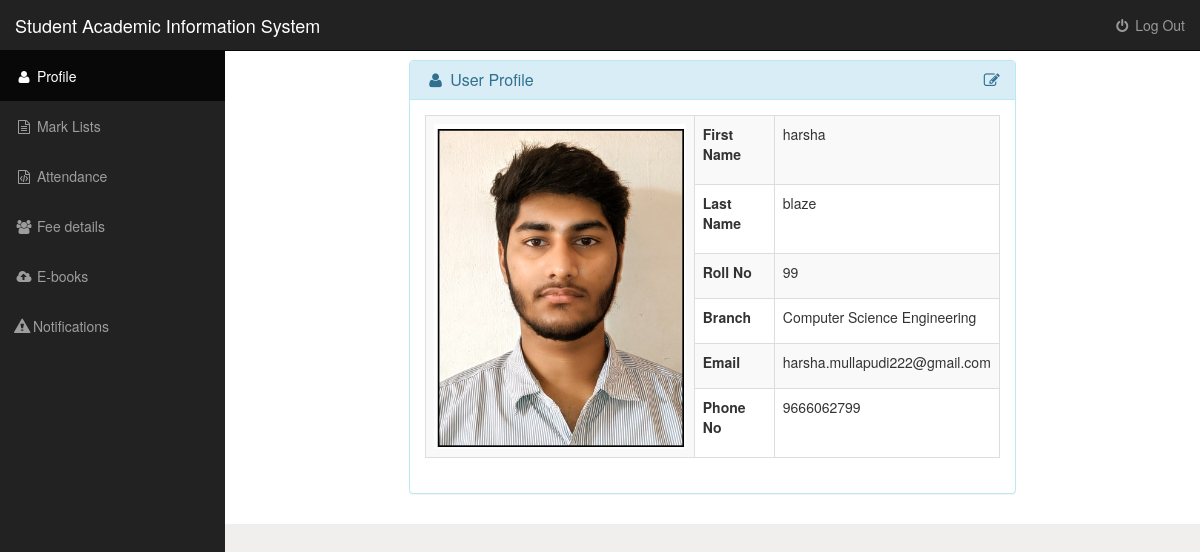
Screenshot of /dashboard.php (signed in) with the database file from the repository.
### tables this page shows
CREATE TABLE `students` (
  `roll_no` varchar(10) NOT NULL,
  `first_name` varchar(200) NOT NULL,
  `last_name` varchar(200) NOT NULL,
  `dob` date DEFAULT NULL,
  `address` varchar(500) NOT NULL,
  `phone_no` varchar(20) NOT NULL,
  `email` varchar(30) NOT NULL,
  `branch_id` int(11) NOT NULL,
  `y_o_joining` int(11) NOT NULL,
  `last_login` datetime DEFAULT NULL,
  `profile_pic` varchar(1000) DEFAULT NULL
);

CREATE TABLE `branches` (
  `branch_id` int(11) NOT NULL,
  `branch_name` varchar(200) NOT NULL
);

### db.php (called while the page is built, shortened)
<?php
	function db_link($link = NULL){
		static $db_link;
		if($link) $db_link = $link;
		return $db_link;
	}
	function db_fetch_assoc($res){
		switch(DATABASE){
			case 'mysqli':
				return mysqli_fetch_assoc($res);
		}
	}
	function db_query($query, $link = NULL){
		if(!$link) $link = db_link();
		switch(DATABASE){
			case 'mysqli':
				return mysqli_query($link, $query);
		}
	}
?>

### lib.php (called while the page is built, shortened)
<?php
function get_branches_id($id)
{
	$result=db_query("SELECT * FROM `branches` WHERE `branch_id`='$id'");
	return db_fetch_assoc($result);
}
function get_students_id($rnum)
{
	$result=db_query("SELECT * FROM `students` WHERE `roll_no`='$rnum'");
	return db_fetch_assoc($result);
}
?>

### dashboard.php (the view, shortened to what this page needs)
<?php
include_once('header.php');
include('side_menu.php');
?>
      <div id="page-wrapper">
            <div class="container-fluid">
                <div class="row">
					<div class="col-md-8 col-md-offset-2">
					<div class="panel panel-info">
						<div class="panel-heading">
							<h3 class="panel-title"><i class="fa fa-user fa-fw"></i> User Profile <a id="edit_profile" class="pull-right"><i class="fa fa-edit"></i></a></h3>
						</div>
						<div class="panel-body">
						<?php
						$rnum=$_SESSION['user_id'];
						$profile=get_students_id($rnum);
						?>
							<table class="table table-bordered table-hover table-striped">
								<tbody>
									<tr>
										<?php
											if(!empty($profile['profile_pic']))
												$img=$profile['profile_pic'];
											else
												$img='images/profile.gif';
										?>
										<td rowspan="6">
											<img src="<?php echo $img; ?>" style="height:150px,width:85px;" class="img-responsive" /></td>
										<th>First Name</th>
										<td><?php echo $profile['first_name']; ?></td>
									</tr>
									<tr>
										<th>Last Name</th>
										<td><?php echo $profile['last_name']; ?></td>
									</tr>
									<tr>
										<th>Roll No</th>
										<td><?php echo $profile['roll_no']; ?></td>
									</tr>
									<tr>
										<th>Branch</th>
										<td><?php
											$branch=get_branches_id($profile['branch_id']);
											echo $branch['branch_name']; ?></td>
									</tr>
									<tr>
										<th>Email</th>
										<td><?php echo $profile['email']; ?></td>
									</tr>
									<tr>
										<th>Phone No</th>
										<td><?php echo $profile['phone_no']; ?></td>
									</tr>
								</tbody>
							</table>
						</div>
					</div>
					</div>
                </div>
        </div>
    </div>
<?php
   include('footer.php');
?>

### css/sb-admin.css (style rules this page uses)
body { margin-top: 100px; background-color: #F1EFED; }
@media (min-width:768px) { body { margin-top: 50px; } }
#page-wrapper { width: 100%; padding: 0; background-color: #fff; }
@media (min-width:768px) { #page-wrapper { padding: 10px; } }

### rows the page displays
students: profile_pic (picture), first_name "harsha", last_name "blaze", roll_no "99", email "harsha.mullapudi222@gmail.com", phone_no "9666062799"
branches: branch_name "Computer Science Engineering"
